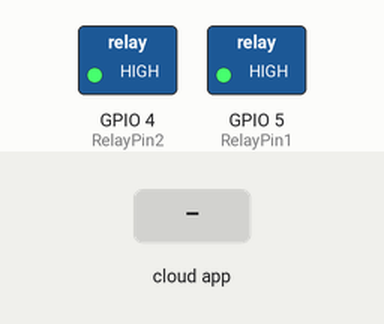
Recording of a sketch running on a simulated ESP8266 (NodeMCU). Parts: switched loads named in the sketch (green lamp = pin HIGH). The inputs (shaded band) are chosen by the test bench. WiFi joins after 1.5 s; servers stay silent unless stated; what the sketch prints to the serial monitor is not drawn.

Above: at 2.9 s.
3.0 s: the phone or cloud app sets 674f11b313f98f1416fd5833 to 1
At 3.8 s:
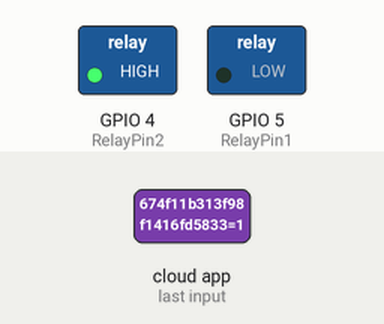
4.5 s: the phone or cloud app sets 674f11cb039b4bdc5d3306b0 to 1
At 4.9 s:
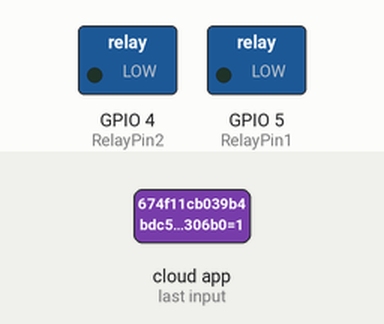
6.0 s: the phone or cloud app sets 674f11b313f98f1416fd5833 to 0
At 7.2 s:
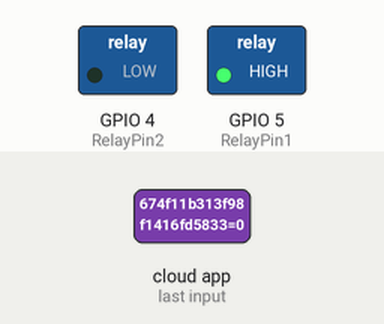
7.5 s: the phone or cloud app sets 674f11cb039b4bdc5d3306b0 to 0
At 8.4 s:
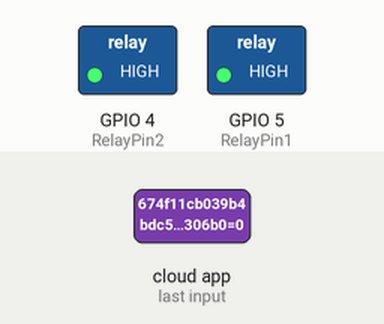
Timing chart, 0 to 10.0 s (numbered marks = the images above; inputs shaded):
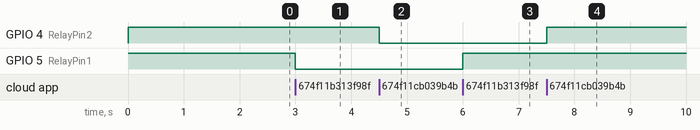

The sketch:

VoiceAsisstant.ino
```cpp
// Uncomment the following line to enable serial debug output
//#define ENABLE_DEBUG

#ifdef ENABLE_DEBUG
#define DEBUG_ESP_PORT Serial
#define NODEBUG_WEBSOCKETS
#define NDEBUG
#endif

#include <Arduino.h>
#include <ESP8266WiFi.h>
#include <SinricPro.h>
#include <SinricProSwitch.h>

#define WIFI_SSID         "Rumahku"
#define WIFI_PASS         "PodoWingi"
#define APP_KEY           "3a014187-b41b-4c6d-a8c0-43cc8ea0ff99"      // Should look like "de0bxxxx-1x3x-4x3x-ax2x-5dabxxxxxxxx"
#define APP_SECRET        "be0c203a-0569-4d9b-a9eb-cd422d450e3e-bf8f4fff-a00f-40c4-aeb7-4d6ad8c08546"   // Should look like "5f36xxxx-x3x7-4x3x-xexe-e86724a9xxxx-4c4axxxx-3x3x-x5xe-x9x3-333d65xxxxxx"

// Enter the device IDs here
#define device_ID_1   "674f11b313f98f1416fd5833"
#define device_ID_2   "674f11cb039b4bdc5d3306b0"

// Define the GPIO connected with Relays
#define RelayPin1 5  //D1
#define RelayPin2 4 //D2
#define BAUD_RATE   9600

typedef struct {
  int relayPIN;
} deviceConfig_t;

// Main configuration for devices
std::map<String, deviceConfig_t> devices = {
  {device_ID_1, { RelayPin1 }},
  {device_ID_2, { RelayPin2 }}
};

void setupRelays() {
  for (auto &device : devices) {
    int relayPIN = device.second.relayPIN;
    pinMode(relayPIN, OUTPUT);
    digitalWrite(relayPIN, HIGH); // Pastikan relay OFF saat memulai
    delay(100); // Beri waktu stabilisasi
  }
}

bool onPowerState(String deviceId, bool &state)
{
  Serial.printf("%s: %s\r\n", deviceId.c_str(), state ? "on" : "off");
  int relayPIN = devices[deviceId].relayPIN;
  digitalWrite(relayPIN, !state); // Relay active LOW
  return true;
}

void setupWiFi()
{
  Serial.printf("\r\n[WiFi]: Connecting");
  WiFi.begin(WIFI_SSID, WIFI_PASS);

  while (WiFi.status() != WL_CONNECTED)
  {
    Serial.printf(".");
    delay(250);
  }
  Serial.printf("connected!\r\n[WiFi]: IP-Address is %s\r\n", WiFi.localIP().toString().c_str());
}

void setupSinricPro()
{
  for (auto &device : devices)
  {
    const char *deviceId = device.first.c_str();
    SinricProSwitch &mySwitch = SinricPro[deviceId];
    mySwitch.onPowerState(onPowerState);
  }

  SinricPro.begin(APP_KEY, APP_SECRET);
  SinricPro.restoreDeviceStates(true);
}

void setup() {
  Serial.begin(BAUD_RATE);
  for (auto &device : devices) {
    int relayPIN = device.second.relayPIN;
    pinMode(relayPIN, OUTPUT);
    digitalWrite(relayPIN, HIGH); // Default kondisi mati sebelum memulai
  }
  setupRelays();
  setupWiFi();
  setupSinricPro();
}


void loop()
{
  SinricPro.handle();
}
```

Measured:
- after the input at 3.0 s, GPIO 5 (RelayPin1): HIGH → LOW at once
- after the input at 4.5 s, GPIO 4 (RelayPin2): HIGH → LOW at once
- after the input at 6.0 s, GPIO 5 (RelayPin1): LOW → HIGH at once
- after the input at 7.5 s, GPIO 4 (RelayPin2): LOW → HIGH at once
